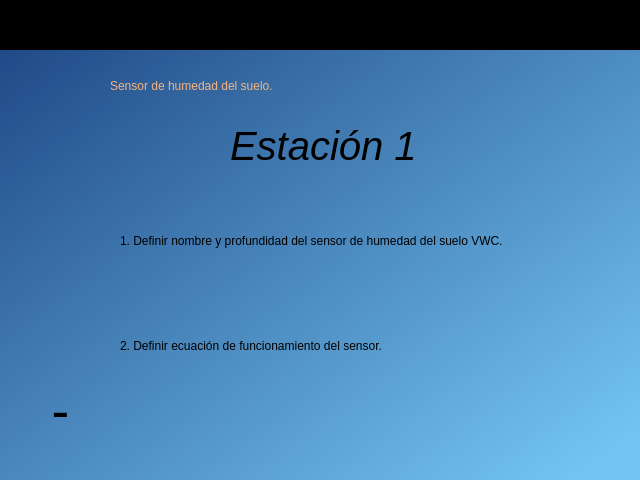
<?xml version="1.0" encoding="UTF-8"?>
<ui version="4.0">
 <class>widget_inicio</class>
 <widget class="QWidget" name="widget_inicio">
  <property name="geometry">
   <rect>
    <x>0</x>
    <y>0</y>
    <width>640</width>
    <height>480</height>
   </rect>
  </property>
  <property name="windowTitle">
   <string>Form</string>
  </property>
  <property name="styleSheet">
   <string notr="true"/>
  </property>
  <widget class="QWidget" name="widget_fecha" native="true">
   <property name="geometry">
    <rect>
     <x>0</x>
     <y>0</y>
     <width>641</width>
     <height>51</height>
    </rect>
   </property>
   <property name="styleSheet">
    <string notr="true">QWidget#widget_fecha{
background-color:rgb(0, 0, 0)}</string>
   </property>
   <widget class="QLabel" name="lbl_hora">
    <property name="geometry">
     <rect>
      <x>20</x>
      <y>10</y>
      <width>151</width>
      <height>21</height>
     </rect>
    </property>
    <property name="styleSheet">
     <string notr="true">font: 57 16pt &quot;Ubuntu&quot;;
color:rgb(238, 238, 236);</string>
    </property>
    <property name="text">
     <string/>
    </property>
   </widget>
   <widget class="QLabel" name="lbl_fecha">
    <property name="geometry">
     <rect>
      <x>460</x>
      <y>10</y>
      <width>161</width>
      <height>21</height>
     </rect>
    </property>
    <property name="styleSheet">
     <string notr="true">font: 57 16pt &quot;Ubuntu&quot;;
color:rgb(238, 238, 236);</string>
    </property>
    <property name="text">
     <string/>
    </property>
   </widget>
  </widget>
  <widget class="QWidget" name="widget_datos" native="true">
   <property name="geometry">
    <rect>
     <x>0</x>
     <y>50</y>
     <width>641</width>
     <height>431</height>
    </rect>
   </property>
   <property name="styleSheet">
    <string notr="true">QWidget#widget_datos{
background-color:qlineargradient(spread:pad, x1:0, y1:0, x2:0.985075, y2:0.903, stop:0 rgba(32, 74, 135, 255), stop:1 rgba(115, 196, 242, 255))
}</string>
   </property>
   <widget class="QLabel" name="label_9">
    <property name="geometry">
     <rect>
      <x>10</x>
      <y>10</y>
      <width>91</width>
      <height>101</height>
     </rect>
    </property>
    <property name="text">
     <string/>
    </property>
    <property name="pixmap">
     <pixmap>../images/logo.png</pixmap>
    </property>
    <property name="scaledContents">
     <bool>true</bool>
    </property>
   </widget>
   <widget class="QLabel" name="label">
    <property name="geometry">
     <rect>
      <x>30</x>
      <y>340</y>
      <width>71</width>
      <height>51</height>
     </rect>
    </property>
    <property name="text">
     <string/>
    </property>
    <property name="pixmap">
     <pixmap>../images/flecha_Atras.png</pixmap>
    </property>
    <property name="scaledContents">
     <bool>true</bool>
    </property>
   </widget>
   <widget class="QLabel" name="label_2">
    <property name="geometry">
     <rect>
      <x>40</x>
      <y>340</y>
      <width>41</width>
      <height>41</height>
     </rect>
    </property>
    <property name="font">
     <font>
      <pointsize>40</pointsize>
     </font>
    </property>
    <property name="text">
     <string>-</string>
    </property>
    <property name="alignment">
     <set>Qt::AlignCenter</set>
    </property>
   </widget>
   <widget class="QLabel" name="lbl_num_est">
    <property name="geometry">
     <rect>
      <x>230</x>
      <y>70</y>
      <width>191</width>
      <height>51</height>
     </rect>
    </property>
    <property name="font">
     <font>
      <family>Ubuntu</family>
      <pointsize>30</pointsize>
      <weight>7</weight>
      <italic>true</italic>
      <bold>false</bold>
     </font>
    </property>
    <property name="styleSheet">
     <string notr="true">font: 57 italic 30pt &quot;Ubuntu&quot;;
</string>
    </property>
    <property name="text">
     <string>Estación 1</string>
    </property>
   </widget>
   <widget class="QLabel" name="lbl_num_est_2">
    <property name="geometry">
     <rect>
      <x>110</x>
      <y>10</y>
      <width>491</width>
      <height>51</height>
     </rect>
    </property>
    <property name="styleSheet">
     <string notr="true">font: 22pt &quot;Ubuntu&quot;;
font: 57 italic 30pt &quot;Ubuntu&quot;;
color:rgb(244, 179, 126)</string>
    </property>
    <property name="text">
     <string>Sensor de humedad del suelo.</string>
    </property>
   </widget>
   <widget class="QLabel" name="lbl_riego_est1">
    <property name="geometry">
     <rect>
      <x>120</x>
      <y>150</y>
      <width>471</width>
      <height>81</height>
     </rect>
    </property>
    <property name="styleSheet">
     <string notr="true">font: 22pt &quot;Ubuntu&quot;;</string>
    </property>
    <property name="text">
     <string>1. Definir nombre y profundidad del sensor de humedad del suelo VWC. </string>
    </property>
    <property name="wordWrap">
     <bool>true</bool>
    </property>
   </widget>
   <widget class="QLabel" name="lbl_riego_est2">
    <property name="geometry">
     <rect>
      <x>120</x>
      <y>250</y>
      <width>491</width>
      <height>91</height>
     </rect>
    </property>
    <property name="styleSheet">
     <string notr="true">font: 22pt &quot;Ubuntu&quot;;</string>
    </property>
    <property name="text">
     <string>2. Definir ecuación de funcionamiento del sensor.</string>
    </property>
    <property name="wordWrap">
     <bool>true</bool>
    </property>
   </widget>
  </widget>
 </widget>
 <resources/>
 <connections/>
</ui>
